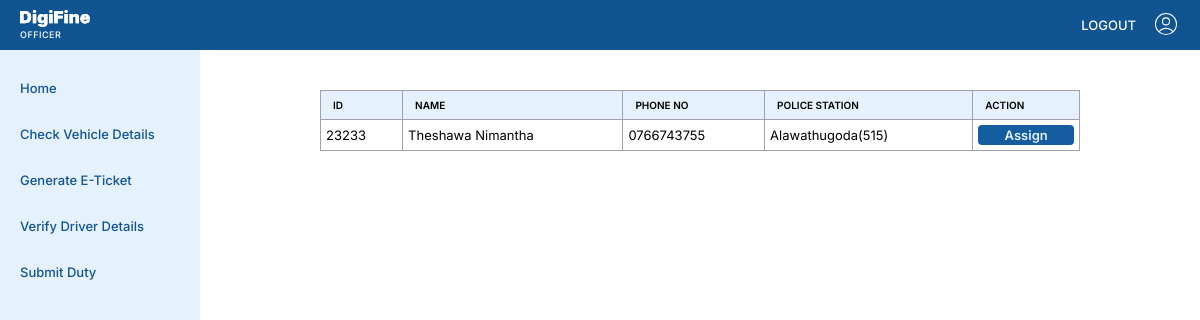
/dashboard/admin/assign-oic/index.php (signed in), run on the app's committed database.
### tables this page shows
CREATE TABLE `officers` (
  `id` int(11) NOT NULL,
  `fname` varchar(50) NOT NULL,
  `lname` varchar(50) NOT NULL,
  `email` varchar(100) NOT NULL,
  `phone_no` varchar(15) NOT NULL,
  `nic` varchar(20) NOT NULL,
  `police_station` int(11) NOT NULL,
  `password` varchar(255) NOT NULL,
  `created_at` timestamp NOT NULL DEFAULT current_timestamp(),
  `is_oic` tinyint(4) DEFAULT NULL
);

CREATE TABLE `police_stations` (
  `id` int(11) NOT NULL,
  `name` varchar(100) NOT NULL,
  `telephone` varchar(15) NOT NULL,
  `province` int(11) NOT NULL
);

### dashboard/admin/assign-oic/index.php (the view, shortened to what this page needs)
<?php
include_once "../../../includes/header.php";
require_once "../../../db/connect.php";
$stmt = $conn->prepare("SELECT po.id, po.fname, po.lname, po.phone_no, ps.id as police_station_id, ps.name as police_station_name FROM officers as po INNER JOIN police_stations as ps ON po.police_station=ps.id
  WHERE po.is_oic=0");
if (!$stmt->execute()) {
    die("Query error!!!");
}
$result = $stmt->get_result();
$officers = $result->fetch_all(MYSQLI_ASSOC);
?>
<main>
    <?php include_once "../../includes/navbar.php" ?>
    <div class="dashboard-layout">
        <?php include_once "../../includes/sidebar.php" ?>
        <div class="content">
            <div class="container x-large no-border">
                <div class="table-container">
                    <table>
                        <thead>
                            <tr>
                                <th>Id</th>
                                <th>Name</th>
                                <th>Phone no</th>
                                <th>Police Station</th>
                                <th>Action</th>
                            </tr>
                        </thead>
                        <tbody>
                            <?php foreach ($officers as $officer): ?>
                                <tr>
                                    <td><?= $officer['id'] ?></td>
                                    <td><?= $officer['fname'] . " " . $officer['lname'] ?></td>
                                    <td><?= $officer['phone_no'] ?></td>
                                    <td><?= $officer['police_station_name'] . "(" . $officer['police_station_id'] . ")" ?>
                                    </td>
                                    <td>
                                        <form action="./assign-process.php" method="post">
                                            <button type=" submit" name="officer_id" value="<?= $officer['id'] ?>"
                                                style="width:100%" class="btn small">Assign</button>
                                        </form>
                                    </td>
                                </tr>
                            <?php endforeach ?>
                        </tbody>
                    </table>
                </div>
            </div>
        </div>
    </div>
</main>

### styles/globals.css (style rules this page uses)
* { margin: 0; padding: 0; box-sizing: border-box; font-family: "Inter", sans-serif; font-optical-sizing: auto; }
button, input, select, textarea { outline: none; font-size: inherit; }
button { border: none; cursor: pointer; }
:root { --color-dark-blue: #115492; --color-blue: #145da0; --color-light-blue: #b5daff; --color-lighter-blue: #e5f1fd; --color-white: #ffffff; --color-black: #000000; --color-gray: #a1a1aa; --color-red: #ef5350; font-size: 13px; background-color: var(--color-white); color: var(--color-black); }
main { display: flex; flex-direction: column; }

### styles/components.css (style rules this page uses)
.btn { padding: 0 12px; height: 30px; border-radius: 4px; font-weight: 600; border: none; background-color: var(--color-blue); color: var(--color-lighter-blue); cursor: pointer; user-select: none; display: flex; align-items: center; text-align: center; justify-content: center; }
.btn.small { padding: 0 6px; height: 20px; }

### dashboard/dashboard.css (style rules this page uses)
main { display: flex; flex-direction: column; }
.dashboard-layout { display: flex; }
.dashboard-layout .content { display: flex; flex: 1; flex-direction: column; padding: 20px; width: 100%; }
.container { border: 1px var(--color-gray) solid; border-radius: 5px; margin: 0 auto; width: 100%; max-width: 420px; padding: 20px; display: flex; flex-direction: column; }
.container.x-large { max-width: 800px; }
.container.no-border { border: none; }
form { display: flex; flex-direction: column; }
form .btn { width: max-content; max-width: 100%; }
.table-container { width: 100%; overflow: auto; }
table { width: 100%; border-spacing: 0; }
table th { font-size: 10px; text-transform: uppercase; font-weight: 600; text-align: left; padding: 8px 12px; background-color: var(--color-lighter-blue); }
table, table th, table td { border: 1px solid var(--color-gray); border-collapse: collapse; }
table td { font-size: 8px 12px; padding: 5px; }

### data on the page
officers: id "23233", fname "Theshawa", lname "Nimantha", phone_no "0766743755", police_station.name "Alawathugoda", police_station "515"

### other printed values
$_SESSION['user']['role'] "OFFICER"
$title "Home Check Vehicle Details Generate E-Ticket Verify Driver Details Submit Duty"
